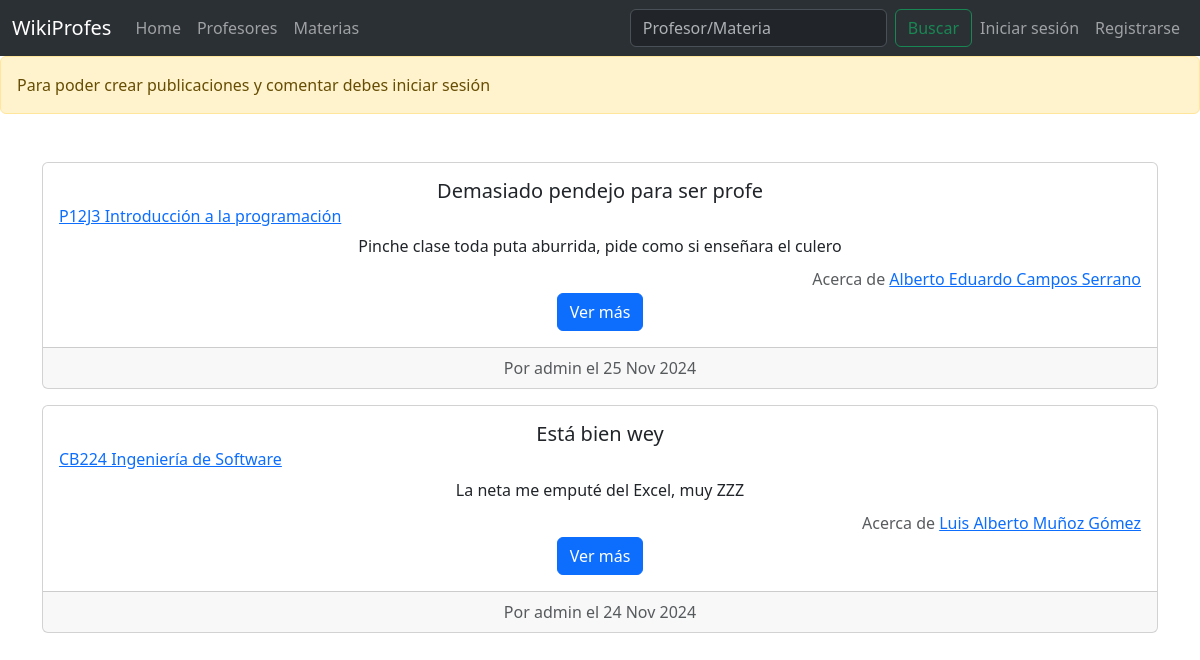
Before: / with the older database file.
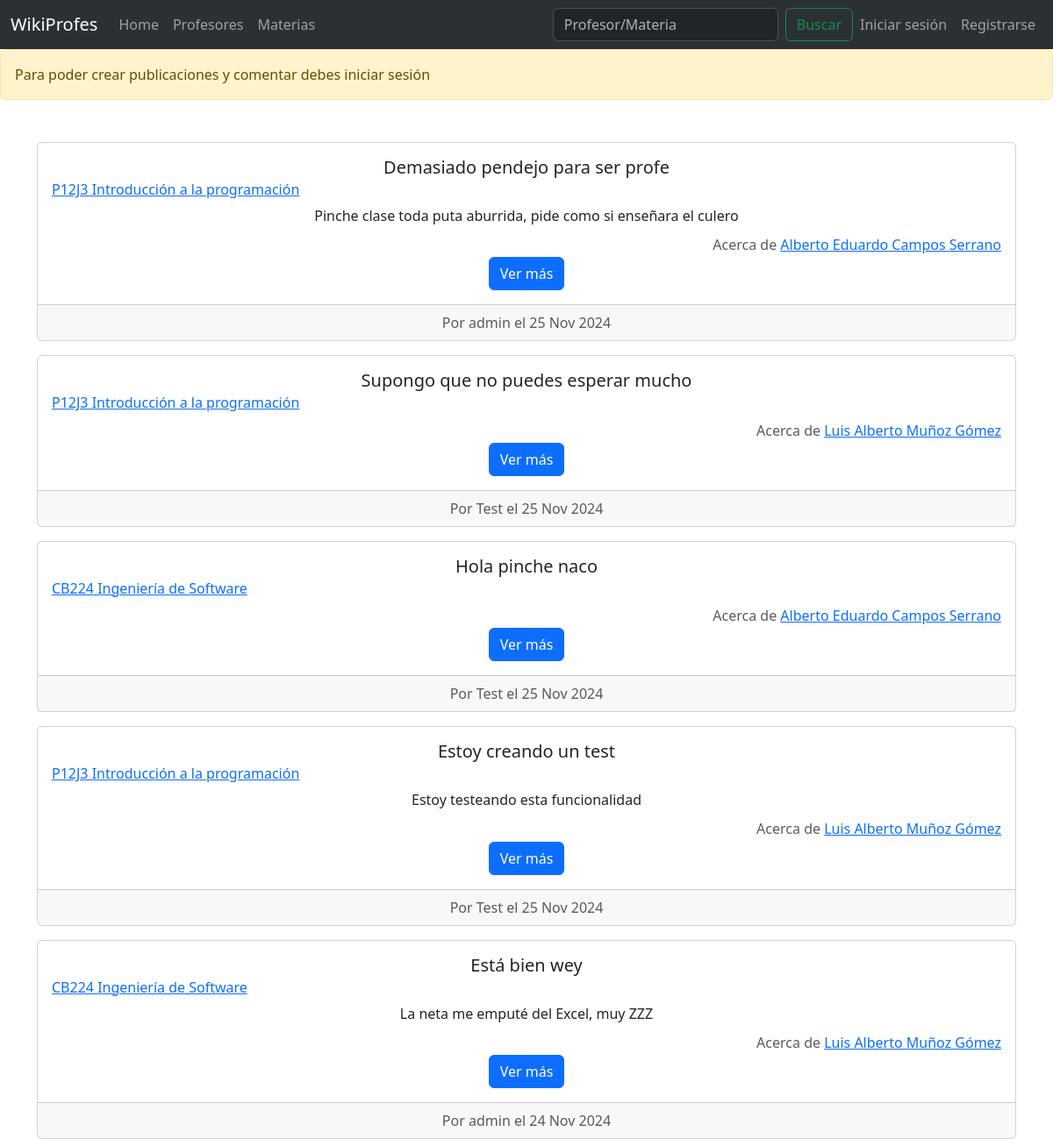
After: the same page with the newer database file.
### publicacion/models.py (models this page shows, shortened)
class Publicacion(models.Model):
    profesor = models.ForeignKey(Profesor, on_delete=models.CASCADE)
    materia = models.ForeignKey(Materia, on_delete=models.CASCADE)
    usuario = models.ForeignKey(User, on_delete=models.CASCADE)
    titulo = models.CharField(max_length=80)
    fecha = models.DateField()
    comentario = models.TextField(max_length=2000)
    dominio = models.IntegerField()
    puntualidad = models.IntegerField()
    asistencia = models.IntegerField()
    dificultad = models.IntegerField()
    seguimiento = models.IntegerField()

### materia/models.py (models this page shows)
class Materia(models.Model):
    clave = models.CharField(max_length=10)
    nombre = models.CharField(max_length=80)
    departamento = models.CharField(max_length=50)
    profesores = models.ManyToManyField(Profesor, through='publicacion.Publicacion')
    usuarios = models.ManyToManyField(User, through='publicacion.Publicacion')
    def __str__(self):
        return f'{self.clave} {self.nombre}'

### profesor/models.py (models this page shows, shortened)
class Profesor(models.Model):
    nombre = models.CharField(max_length=80)
    usuarios = models.ManyToManyField(User, through='publicacion.Publicacion')
    def __str__(self):
        return f'{self.nombre}'

### usuario/views.py (the view)
# urls.py: path('', views.HomeView.as_view(), name='index'),
class HomeView(generic.ListView):
    model = Publicacion
    template_name = 'pages/index.html'
    context_object_name = 'publicacion_list'
    def get_queryset(self):
        return Publicacion.objects.order_by('-fecha')[:5]

### templates/pages/index.html (shortened to what this page needs)
{% extends "base.html" %}
{% block content %}
{% if not user.is_authenticated %}
<div class="alert alert-warning" role="alert">
    Para poder crear publicaciones y comentar debes iniciar sesión
</div>
{% endif %}
<div style="margin-top: 3rem;">
    {% for publicacion in publicacion_list %}
    <section>
        <div class="container" style="margin-top: 1rem;">
            <div class="card text-center">
                <div class="card-body">
                <h5 class="card-title">{{publicacion.titulo}}</h5>
                <h6 class="card-subtitle mb-2 text-body-secondary text-start"><a href="{% url 'publicacion:materia' publicacion.materia.id %}">{{publicacion.materia}}</a></h6>
                <p class="card-text">{{publicacion.comentario}}</p>
                <h6 class="card-subtitle mb-2 text-body-secondary text-end">Acerca de <a href="{% url 'publicacion:profesor' publicacion.profesor.id %}">{{publicacion.profesor}}</a></h6>
                <a href="#" class="btn btn-primary">Ver más</a>
                </div>
                <div class="card-footer text-body-secondary">
                   Por {{publicacion.usuario}} el {{ publicacion.fecha|date:"d M Y" }}
                </div>
            </div>
        </div>
    </section>
    {% endfor %}
</div>
{% endblock content %}

### templates/base.html (shortened to what this page needs)
<!DOCTYPE html>
<html lang="es">
<head>
    <link href="https://cdn.jsdelivr.net/npm/bootstrap@5.3.3/dist/css/bootstrap.min.css" rel="stylesheet">
    <link rel="stylesheet" href="https://cdnjs.cloudflare.com/ajax/libs/font-awesome/4.7.0/css/font-awesome.min.css">
    <nav class="navbar navbar-expand-lg bg-body-tertiary bg-dark" data-bs-theme="dark">
        <div class="container-fluid">
            <a class="navbar-brand">WikiProfes</a>
            <div class="collapse navbar-collapse" id="navbarNavDropdown">
              <ul class="navbar-nav me-auto mb-2 mb-lg-0">
                <li class="nav-item">
                  <a class="nav-link" aria-current="page" href="/">Home</a>
                </li>
                <li class="nav-item">
                  <a class="nav-link" href="#">Profesores</a>
                </li>
                <li class="nav-item">
                    <a class="nav-link" href="#">Materias</a>
                </li>
              </ul>
              <form class="d-flex" role="search">
                <input class="form-control me-2" type="search" placeholder="Profesor/Materia" aria-label="Search">
                <button class="btn btn-outline-success" type="submit">Buscar</button>
              </form>
              <ul class="navbar-nav mb-2 mb-lg-0">
                {% if user.is_authenticated %}
                    <li class="nav-item">
                        <a class="nav-link">Hola, {{user.username}}</a>
                    </li>
                    <li class="nav-item">
                        <a href="/logout" class="nav-link">Cerrar sesión</a>
                    </li>
                {% else %}
                    <li class="nav-item">
                        <a class="nav-link" href="/inicio-sesion">Iniciar sesión</a>
                    </li>
                    <li class="nav-item">
                        <a class="nav-link" href="/registro">Registrarse</a>
                    </li>
                {% endif %}
              </ul>
            </div>
        </div>
    </nav>
</head>
<body>
    {% block content %}
    {% endblock content %}
</body>
</html>

Changed rows visible on the page:
added Publicacion: titulo "Supongo que no puedes esperar mucho", materia "P12J3 Introducción a la programación", profesor "Luis Alberto Muñoz Gómez", usuario "Test", fecha "25 Nov 2024"
added Publicacion: titulo "Hola pinche naco", materia "CB224 Ingeniería de Software", profesor "Alberto Eduardo Campos Serrano", usuario "Test", fecha "25 Nov 2024"
added Publicacion: titulo "Estoy creando un test", materia "P12J3 Introducción a la programación", comentario "Estoy testeando esta funcionalidad", profesor "Luis Alberto Muñoz Gómez", usuario "Test", fecha "25 Nov 2024"
